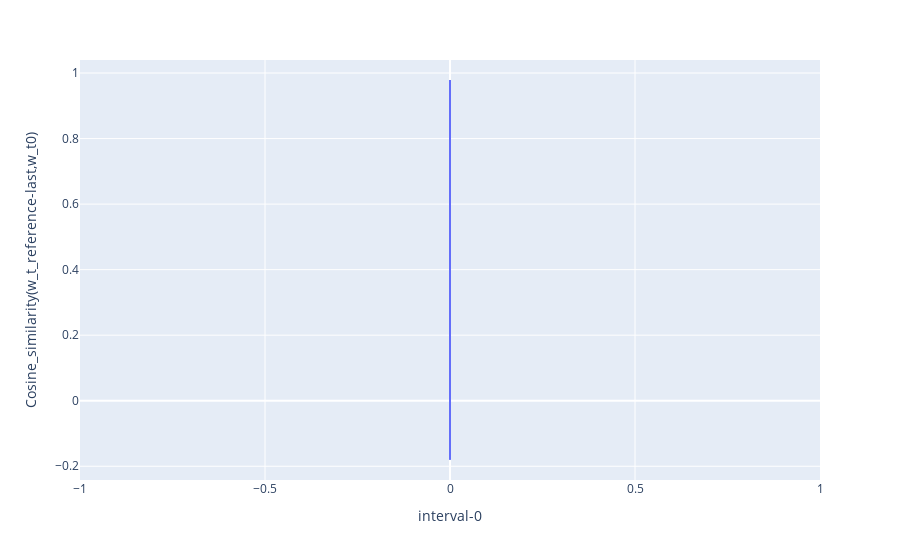

The cell this chart's notebook holds for it:
### Code cell
px.line(time_series_df[['interval-0', 'Cosine_similarity(w_t_reference-last,w_t0)']], 
        x = 'interval-0', y = 'Cosine_similarity(w_t_reference-last,w_t0)')

### Figure 1 — Plotly figure (JSON) as saved in the notebook; plotly's stock layout.template omitted (floating-point values rounded to 4 significant figures; data arrays with more than 128 entries replaced by an {"elided": "..."} marker saying what was removed)
{"data": [{"hovertemplate": "interval-0=%{x}<br>Cosine_similarity(w_t_reference-last,w_t0)=%{y}<extra></extra>", "legendgroup": "", "line": {"color": "#636efa", "dash": "solid"}, "marker": {"symbol": "circle"}, "mode": "lines", "name": "", "showlegend": false, "type": "scattergl", "x": {"elided": "2196 int values"}, "xaxis": "x", "y": {"elided": "2196 float values"}, "yaxis": "y"}], "layout": {"autosize": true, "legend": {"tracegroupgap": 0}, "margin": {"t": 60}, "xaxis": {"anchor": "y", "autorange": true, "domain": [0, 1], "range": [-1, 1], "title": {"text": "interval-0"}, "type": "linear"}, "yaxis": {"anchor": "x", "autorange": true, "domain": [0, 1], "range": [-0.242, 1.04], "title": {"text": "Cosine_similarity(w_t_reference-last,w_t0)"}, "type": "linear"}}}
